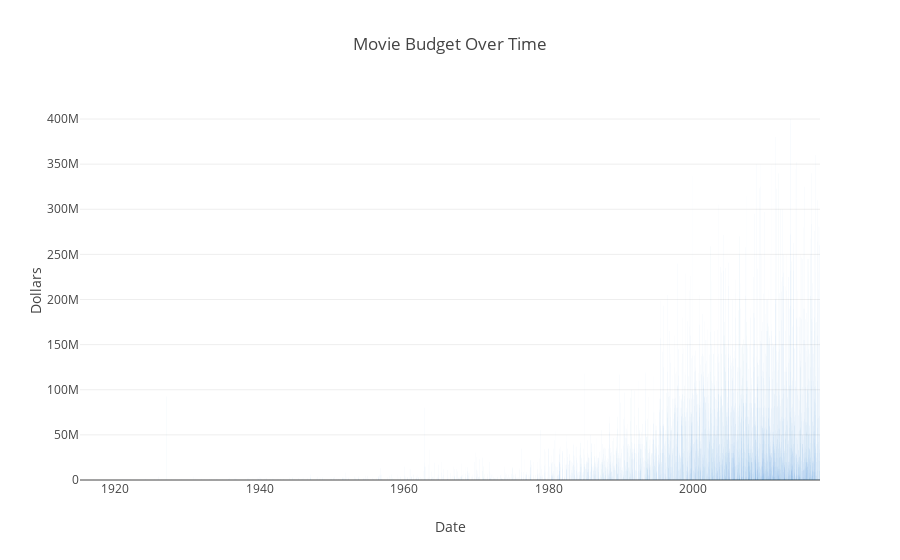

This figure's notebook cell:
### Code cell
# Graph using plotly, after generating series of x and y axis
trace1 = go.Bar(x = date_list, y = budget_list, name = 'Budget')

data = [trace1]

layout = dict(title = 'Movie Budget Over Time',
              xaxis = dict(title = 'Date'),
              yaxis = dict(title = 'Dollars'),
              )

fig = dict(data=data, layout=layout)
plotly.offline.iplot(fig, filename='Movie Budget Over Time')

### Figure 1 — Plotly figure (JSON) as saved in the notebook; plotly's stock layout.template omitted (floating-point values rounded to 4 significant figures; data arrays with more than 128 entries replaced by an {"elided": "..."} marker saying what was removed)
{"data": [{"name": "Budget", "type": "bar", "x": {"elided": "5369 str values"}, "y": {"elided": "5369 int values"}}], "layout": {"title": "Movie Budget Over Time", "xaxis": {"title": "Date"}, "yaxis": {"title": "Dollars"}}}
